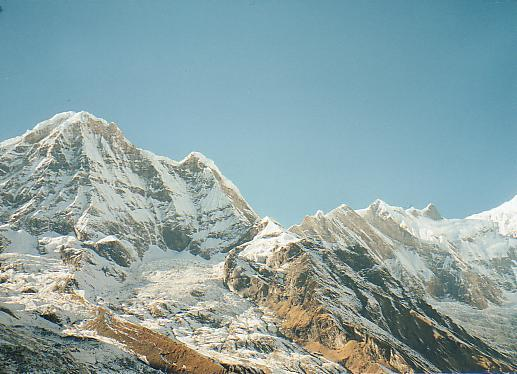
#> input picture data/mountain2.jpg, 517 x 374 px
$ python homography.py
#> lines starting #> are read from the running program, lines starting #| are printed output that depends on the picture
UBIT = "dhayanid";
import numpy as np;
np.random.seed(sum([ord(c) for c in UBIT]))
import cv2 as cv
import matplotlib as plt

# Read input images
mount2_color = cv.imread("data/mountain2.jpg")
#> mount2_color is the input picture: shape (374, 517, 3); mean B, G, R 165, 163.3, 138.9
mount2 = cv.imread("data/mountain2.jpg", cv.IMREAD_GRAYSCALE)
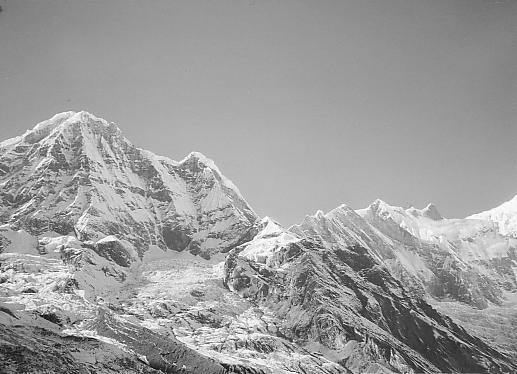
#> mount2: shape (374, 517); min 0, max 255, mean 156.2
mount1_color = cv.imread("data/mountain1.jpg")
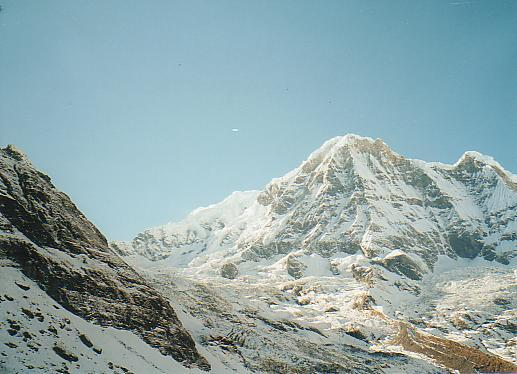
#> input picture data/mountain1.jpg, 517 x 374 px
#> mount1_color is the input picture: shape (374, 517, 3); mean B, G, R 169.1, 166.7, 143.4
mount1 = cv.imread("data/mountain1.jpg", cv.IMREAD_GRAYSCALE)
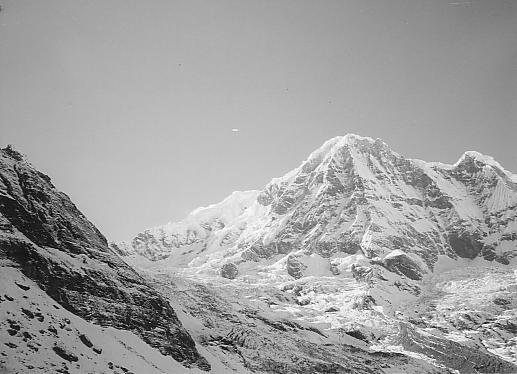
#> mount1: shape (374, 517); min 0, max 255, mean 160

# extracting sift features
sift = cv.xfeatures2d.SIFT_create()
key1, desc1 = sift.detectAndCompute(mount1, None)
#> key1 = 1028 keypoints; strongest (x, y, size): (68, 322, 2.1), (11, 299, 2.4), (367, 341, 2), (223, 347, 2)
key2, desc2 = sift.detectAndCompute(mount2, None)
#> key2 = 1070 keypoints; strongest (x, y, size): (258, 329, 2), (412, 311, 2.1), (234, 366, 2), (30, 291, 3.9)

# drawing the extracted key points in input image
task1_sift1 = cv.drawKeypoints(mount1_color, key1, mount1)
task1_sift2 = cv.drawKeypoints(mount2_color, key2, mount2)
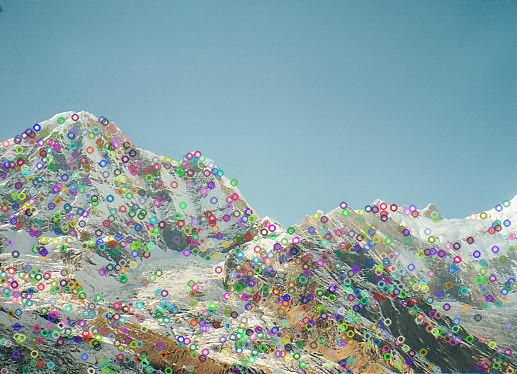
#> task1_sift2: shape (374, 517, 3); mean B, G, R 163.3, 160.7, 136.8

# writing the sift image
cv.imwrite("task1_sift1.jpg", task1_sift1)
cv.imwrite("task1_sift2.jpg", task1_sift2)

# feature matching
# flann based matcher is used to get the matches betweent the keypoints of two images with k=2
index = dict(algorithm=0, trees=5)
search = dict()
flann = cv.FlannBasedMatcher(index, search)
feature_match = flann.knnMatch(desc1, desc2, k=2)
#> feature_match = 1028 matches

key_point_match = []

# this loop gets all the  good matches which satisfies the given condition
for x, y in feature_match:
    if x.distance < 0.75 * y.distance:
        key_point_match.append(x)
#> after the loop, key_point_match = 245 matches

# this line randomly selects 10 good matches and return it to the variable
#random_key_point = np.random.choice(key_point_match, 10)

task1_matches_knn = cv.drawMatches(
    mount1_color, key1, mount2_color, key2, key_point_match, mount2)
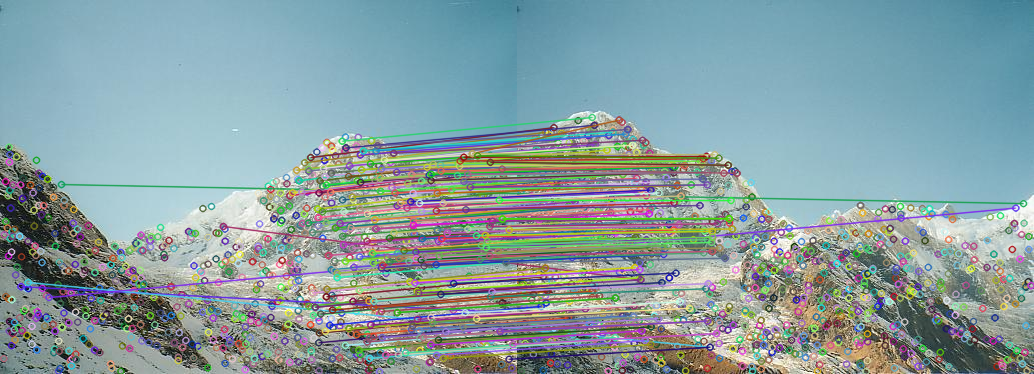
#> task1_matches_knn: shape (374, 1034, 3); mean B, G, R 161.2, 158.2, 136.4

# random points are drawn and printed in a output file
cv.imwrite("task1_matches_knn.jpg", task1_matches_knn)

# Homography matrix computation

if len(key_point_match) > 10:
    src_pts = np.float32(
        [key1[m.queryIdx].pt for m in key_point_match]).reshape(-1, 1, 2)
#> src_pts = 245 rows, first 8: [20.58, 286.1], [27.68, 282], [48.58, 297.1], [61, 184], [223, 226], [289.4, 195.2], [292.1, 192.3], [295.8, 172.1]
    target_pts = np.float32(
        [key2[m.trainIdx].pt for m in key_point_match]).reshape(-1, 1, 2)
#> target_pts = 245 rows, first 8: [10.41, 313.3], [192.6, 346.7], [498.4, 207.5], [506, 203.1], [123.3, 279.4], [5.53, 163], [8.99, 160.3], [17.11, 140.1]

    Matrix, mask = cv.findHomography(src_pts, target_pts, cv.RANSAC, 5.0)
#> Matrix = [[1.59, -0.292, -396], [0.449, 1.43, -190.6], [0.00121, -6.29e-05, 1]]; mask = 245 values, max 1 at index 5, min 0 at index 0, mean 0.976

    print("Homography matrix")
    print(Matrix)
#| [[ 1.58930410e+00 -2.91559760e-01 -3.95969637e+02]
#|  [ 4.49425068e-01  1.43111012e+00 -1.90614360e+02]
#|  [ 1.21265450e-03 -6.28738541e-05  1.00000000e+00]]
    # convert the mask to a list
    inliers = mask.ravel().tolist()
#> inliers has the same summary as mask

# get random 10 values from the inliers/matches
random_inliers = np.random.choice(inliers, 10)
#> random_inliers = [1, 1, 1, 1, 1, 1, 1, 1, 1, 1]

random_key_point2 = np.random.choice(key_point_match, 10)

height, width = mount2.shape
#> height = 374; width = 517

draw_parameters = dict(matchColor=(
    255, 0, 0), singlePointColor=None, matchesMask=random_inliers.tolist(), flags=2)
#> draw_parameters = 4 items

# draw the matched parameters with respect to both th eimages
task1_matches = cv.drawMatches(
    mount1_color, key1, mount2_color, key2, random_key_point2, None, **draw_parameters)
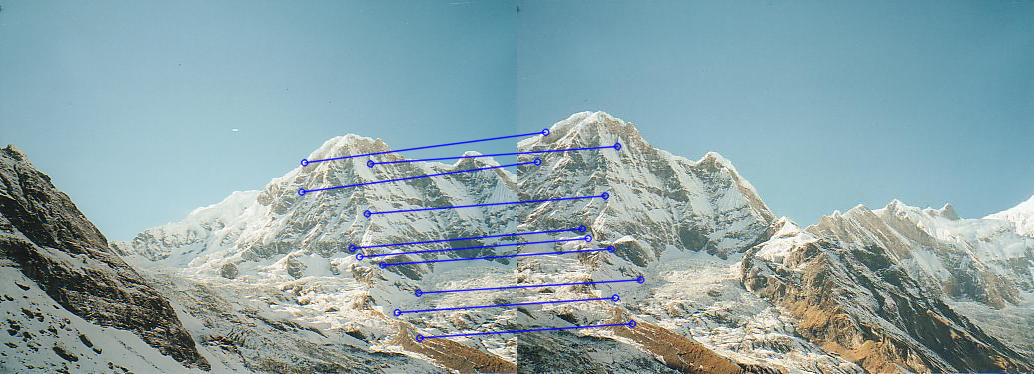
#> task1_matches: shape (374, 1034, 3); mean B, G, R 168, 163.5, 139.7

cv.imwrite("task1_matches.jpg", task1_matches)

M = np.float32([[1,0,517],[0,1,374],[0,0,1]])

dest = cv.warpPerspective(mount1_color,np.matmul(M,Matrix),(mount2_color.shape[1] + mount1_color.shape[1],mount1_color.shape[0] + mount2_color.shape[0]))
dest[374:748, 517:1034] = mount2_color
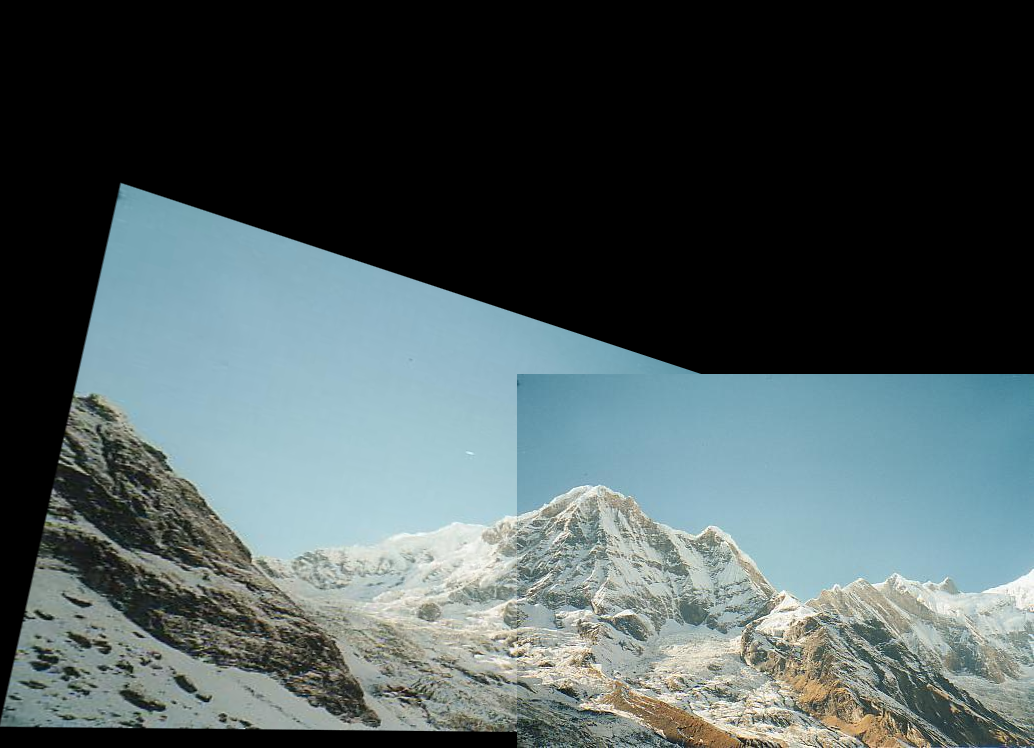
#> dest: shape (748, 1034, 3); mean B, G, R 89.3, 88, 75.2
cv.imwrite("task1_pano.jpg", dest)
